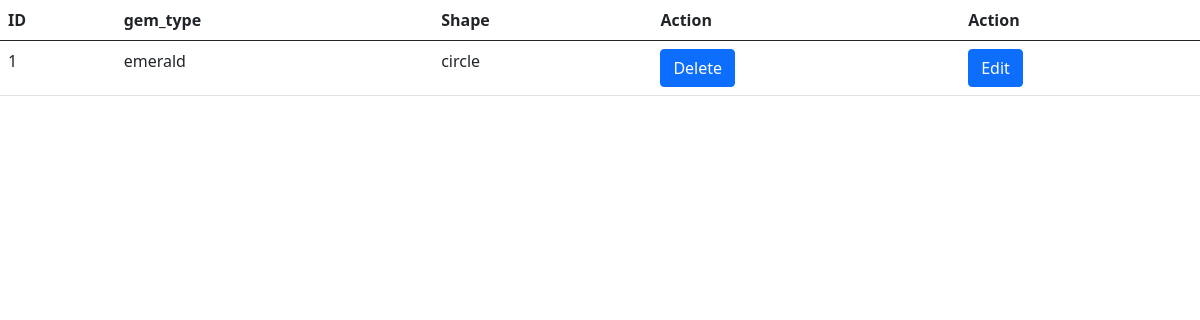
Before: /showcs with the older database file.
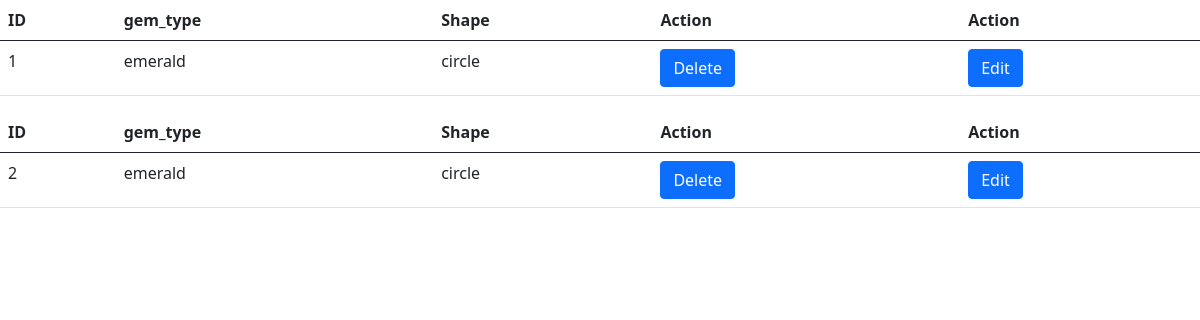
After: the same page with the newer database file.
### firstapp/models.py (models this page shows, shortened)
class PurchaseOfColorStones(models.Model):
    date = models.DateField(auto_now_add=True)
    stockid = models.CharField(max_length=30, blank=True)
    company_name = models.ForeignKey('CompanyInfo', on_delete=PROTECT)
    location = models.ForeignKey('loc', on_delete=models.PROTECT, null=True)
    shape_cs = models.ForeignKey(
        'shape_cs', on_delete=models.PROTECT, blank=True)
    gem_type = models.ForeignKey(
        'gemtype', on_delete=models.PROTECT, blank=True)
    origin = models.ForeignKey(
        'Origin_cs', on_delete=models.PROTECT, blank=True)
    Treatment = models.ForeignKey(
        'Treatment_cs', on_delete=models.PROTECT, blank=True)
    Clarity = models.CharField(max_length=30)
    certificate_no_cs = models.ForeignKey(
        'certificate_no_cs', on_delete=models.PROTECT, blank=True)
    colour = models.CharField(max_length=30)
    measurements = models.IntegerField()
    lab = models.ForeignKey('Lab_cs', on_delete=models.PROTECT, blank=True)
    PCS = models.IntegerField()
    Weight_cs = models.FloatField()
    Price = models.FloatField()
    units = models.IntegerField()
    amount = models.DecimalField(decimal_places=2, max_digits=9)
    discount_amount = models.DecimalField(
        decimal_places=2, max_digits=9, blank=True, null=True)
    discount = models.PositiveSmallIntegerField(blank=True, null=True)
    total_val_cs = models.DecimalField(
        decimal_places=2, max_digits=9, blank=True, null=True)
    purchaseapvcs= models.BooleanField(default=False)
    currency = models.ForeignKey('currencies', on_delete=models.PROTECT)
    tag_price_cs = models.FloatField()
    rate = models.FloatField()

class gemtype(models.Model):
    gem = models.CharField(max_length=50)
    def __str__(self):
        return self.gem

class shape_cs(models.Model):
    shape = models.CharField(max_length=30)
    def __str__(self):
        return self.shape

### firstapp/views.py (the view)
# urls.py: path('showcs', views.showcs, name="showcs"),
def showcs(request):
    cs_obj = PurchaseOfColorStones.objects.all()
    context = {
        "show_cs": cs_obj,
    }
    return render(request, "showcs.html", context=context)

### firstapp/templates/showcs.html (shortened to what this page needs)
<!DOCTYPE html>
<html lang="en">
<head>
  <link href="https://cdn.jsdelivr.net/npm/bootstrap@5.0.2/dist/css/bootstrap.min.css" rel="stylesheet"
>
</head>
<body>
  {% for obj in show_cs %}
  <table class="table">
    <thead class="thead-dark">
      <tr>
        <th scope="col">ID</th>
        <th scope="col">gem_type</th>
        <th scope="col">Shape</th>
        <th scope="col">Action</th>
        <th scope="col">Action</th>
      </tr>
    </thead>
    <tbody>
      <tr class="something">
        <td>{{obj.id}}</td>
        <td>{{obj.gem_type}}</td>
        <td>{{obj.shape_cs}}</td>
        <td><a class="btn btn-primary" href="{% url 'deleteid_cs' idno=obj.id %}" >Delete</a></td>
        <td><a class="btn btn-primary" href="{% url 'update_cs' ck=obj.id %}">Edit</a></td>
      </tr>
      </tbody>
  </table>
  {%endfor%}
</body>
</html>

Changed rows visible on the page:
added PurchaseOfColorStones: id "2", gem_type "emerald", shape_cs "circle"
